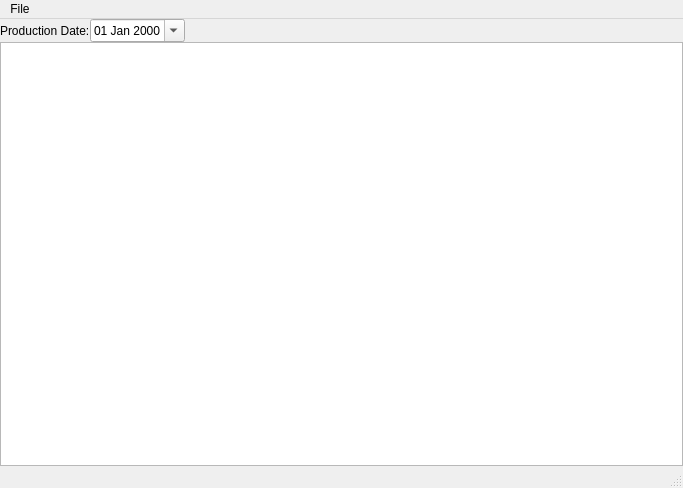
<?xml version="1.0" encoding="UTF-8"?>
<ui version="4.0">
 <class>ProductionDataEntryMW</class>
 <widget class="QMainWindow" name="ProductionDataEntryMW">
  <property name="geometry">
   <rect>
    <x>0</x>
    <y>0</y>
    <width>683</width>
    <height>488</height>
   </rect>
  </property>
  <property name="windowTitle">
   <string>Data Entry</string>
  </property>
  <property name="windowIcon">
   <iconset resource="../res.qrc">
    <normaloff>:/images/erp-pics/emd.png</normaloff>:/images/erp-pics/emd.png</iconset>
  </property>
  <widget class="QWidget" name="centralwidget">
   <layout class="QVBoxLayout" name="verticalLayout">
    <property name="spacing">
     <number>0</number>
    </property>
    <property name="leftMargin">
     <number>0</number>
    </property>
    <property name="topMargin">
     <number>0</number>
    </property>
    <property name="rightMargin">
     <number>0</number>
    </property>
    <property name="bottomMargin">
     <number>0</number>
    </property>
    <item>
     <layout class="QHBoxLayout" name="horizontalLayout">
      <item>
       <widget class="QLabel" name="label">
        <property name="text">
         <string>Production Date:</string>
        </property>
       </widget>
      </item>
      <item>
       <widget class="QDateEdit" name="dtpScheduleDate">
        <property name="displayFormat">
         <string>dd MMM yyyy</string>
        </property>
        <property name="calendarPopup">
         <bool>true</bool>
        </property>
       </widget>
      </item>
      <item>
       <spacer name="horizontalSpacer">
        <property name="orientation">
         <enum>Qt::Horizontal</enum>
        </property>
        <property name="sizeHint" stdset="0">
         <size>
          <width>40</width>
          <height>20</height>
         </size>
        </property>
       </spacer>
      </item>
     </layout>
    </item>
    <item>
     <widget class="QTableView" name="tblSchedule"/>
    </item>
   </layout>
  </widget>
  <widget class="QStatusBar" name="statusbar"/>
  <widget class="QMenuBar" name="menuBar">
   <property name="geometry">
    <rect>
     <x>0</x>
     <y>0</y>
     <width>683</width>
     <height>21</height>
    </rect>
   </property>
   <widget class="QMenu" name="menuFile">
    <property name="title">
     <string>File</string>
    </property>
    <addaction name="actionPrint_Report"/>
   </widget>
   <addaction name="menuFile"/>
  </widget>
  <action name="actionNew_Entry">
   <property name="text">
    <string>New Entry</string>
   </property>
  </action>
  <action name="actionReload">
   <property name="text">
    <string>Reload</string>
   </property>
  </action>
  <action name="actionPrint_Report">
   <property name="text">
    <string>Print Report</string>
   </property>
   <property name="shortcut">
    <string>Ctrl+P</string>
   </property>
  </action>
 </widget>
 <resources>
  <include location="../res.qrc"/>
 </resources>
 <connections/>
</ui>
